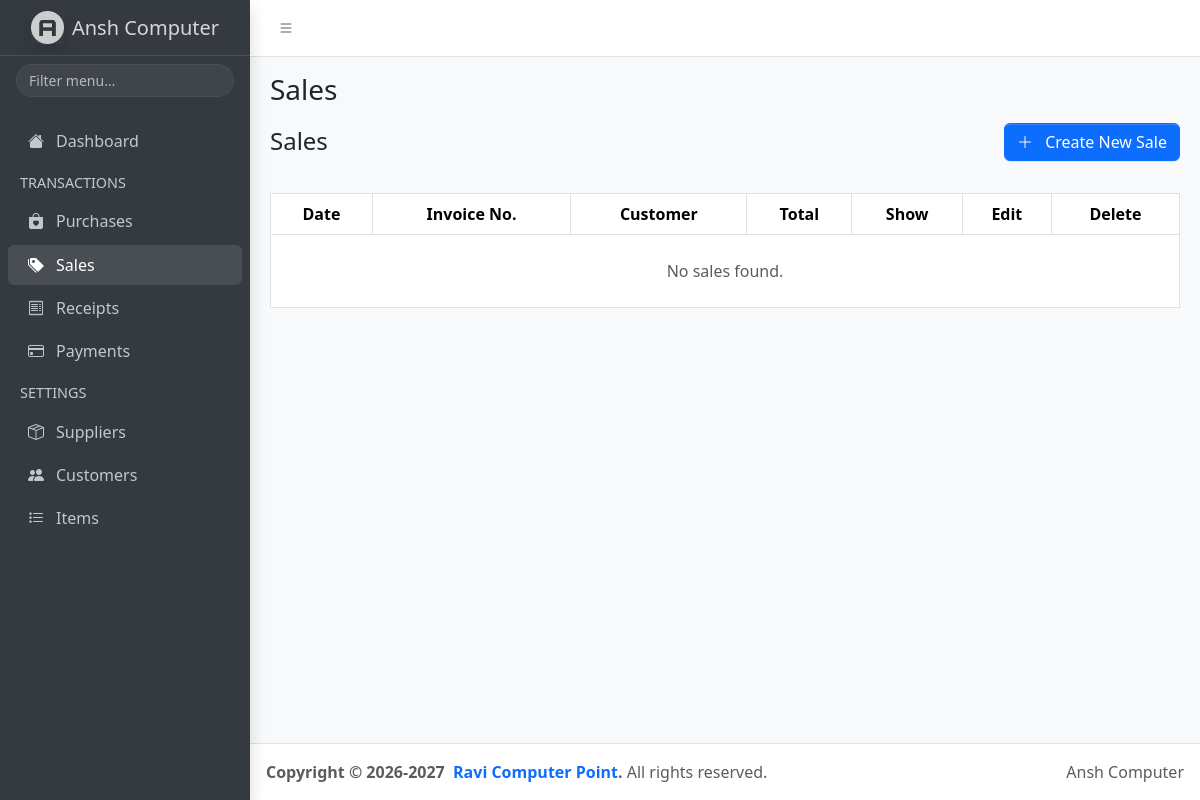
The app's page /sales/index.php, older data.
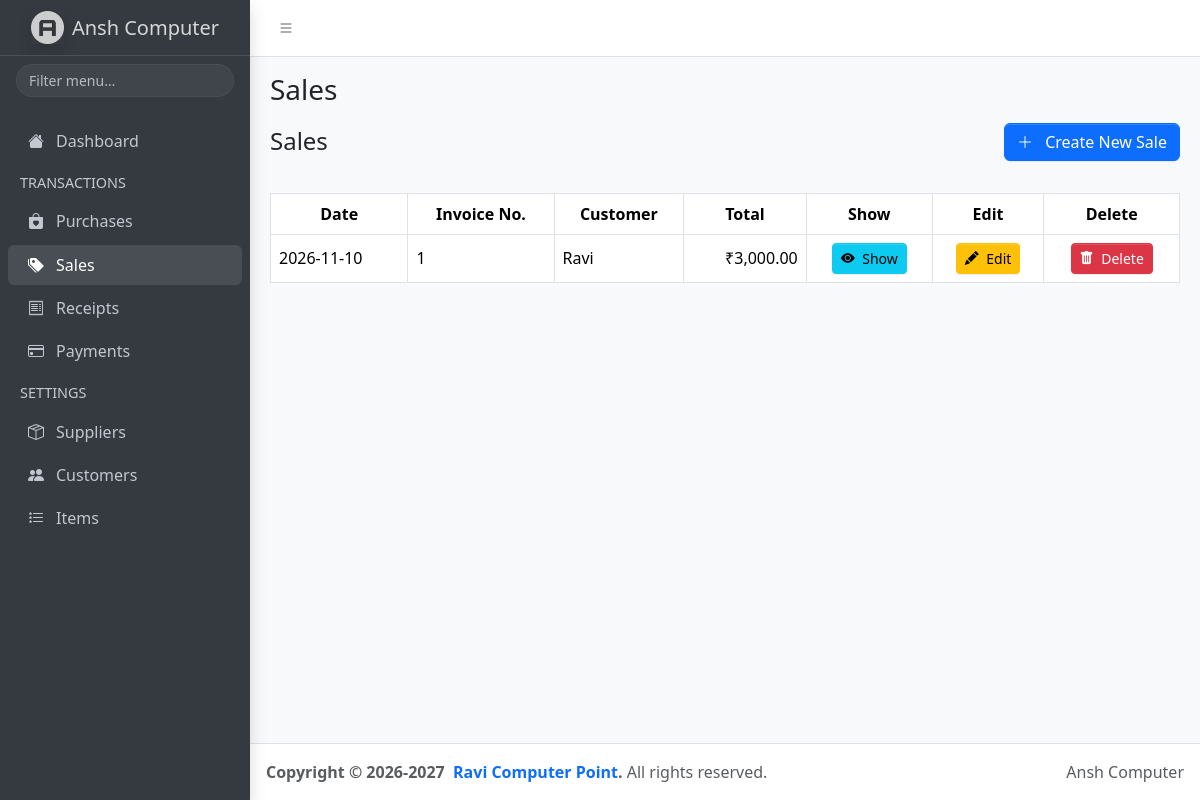
The same page, newer data.
### tables this page shows
CREATE TABLE `sales` (
  `id` int(11) NOT NULL,
  `date` date NOT NULL,
  `invoice_no` varchar(100) DEFAULT NULL,
  `customer_id` int(11) NOT NULL,
  `total_amount` decimal(14,2) NOT NULL DEFAULT 0.00,
  `created_at` timestamp NULL DEFAULT current_timestamp()
);

CREATE TABLE `customers` (
  `id` int(11) NOT NULL,
  `name` varchar(50) NOT NULL,
  `mobile_no` varchar(10) DEFAULT NULL,
  `address` varchar(50) DEFAULT NULL
);

### sales/index.php (the view, shortened to what this page needs)
<?php
include('../includes/header.php');
include('../db_config.php');
$sql = "
    SELECT
        sales.id,
        sales.date,
        sales.invoice_no,
        sales.total_amount,
        customers.name AS customer_name
    FROM sales
    LEFT JOIN customers
        ON sales.customer_id = customers.id
    ORDER BY sales.id DESC
";
$sales = mysqli_query($conn, $sql);
?>
<div class="d-flex justify-content-between align-items-center mb-3">
    <h4 class="mb-0">Sales</h4>
    <a href="create.php" class="btn btn-primary">
        <i class="bi bi-plus-lg me-2"></i>
        Create New Sale
    </a>
</div>
<div class="table-responsive">
    <table class="table table-bordered table-hover align-middle my-3" id="table">
        <thead>
            <tr class="text-center">
                <th>Date</th>
                <th>Invoice No.</th>
                <th>Customer</th>
                <th>Total</th>
                <th>Show</th>
                <th>Edit</th>
                <th>Delete</th>
            </tr>
        </thead>
        <tbody>
            <?php if (mysqli_num_rows($sales) > 0): ?>
                <?php while ($sale = mysqli_fetch_assoc($sales)): ?>
                    <tr>
                        <td>
                            <?php echo htmlspecialchars($sale['date']); ?>
                        </td>
                        <td>
                            <?php echo htmlspecialchars($sale['invoice_no'] ?? ''); ?>
                        </td>
                        <td>
                            <?php echo htmlspecialchars($sale['customer_name'] ?? 'N/A'); ?>
                        </td>
                        <td class="text-end">
                            ₹<?php echo number_format((float)$sale['total_amount'], 2); ?>
                        </td>
                        <td class="text-center">
                            <a href="show.php?id=<?php echo (int)$sale['id']; ?>"
                               class="btn btn-info btn-sm">
                                <i class="bi bi-eye-fill me-1"></i>
                                Show
                            </a>
                        </td>
                        <td class="text-center">
                            <a href="edit.php?id=<?php echo (int)$sale['id']; ?>"
                               class="btn btn-warning btn-sm">
                                <i class="bi bi-pencil-fill me-1"></i>
                                Edit
                            </a>
                        </td>
                        <td class="text-center">
                            <form action="delete.php"
                                  method="POST"
                                  onsubmit="return confirm('Do you really want to delete this sale?');">
                                <button type="submit" class="btn btn-danger btn-sm">
                                    <i class="bi bi-trash-fill me-1"></i>
                                    Delete
                                </button>
                            </form>
                        </td>
                    </tr>
                <?php endwhile; ?>
            <?php else: ?>
                <tr>
                    <td colspan="7" class="text-center text-muted py-4">
                        No sales found.
                    </td>
                </tr>
            <?php endif; ?>
        </tbody>
    </table>
</div>
<?php include('../includes/footer.php'); ?>

Row changes from the older to the newer data that the page shows:
added sales: date "2026-11-10", invoice_no "1", customer.name "Ravi", total_amount "3,000.00"
Text that changed along with them:
text no longer shown: "No sales found."
